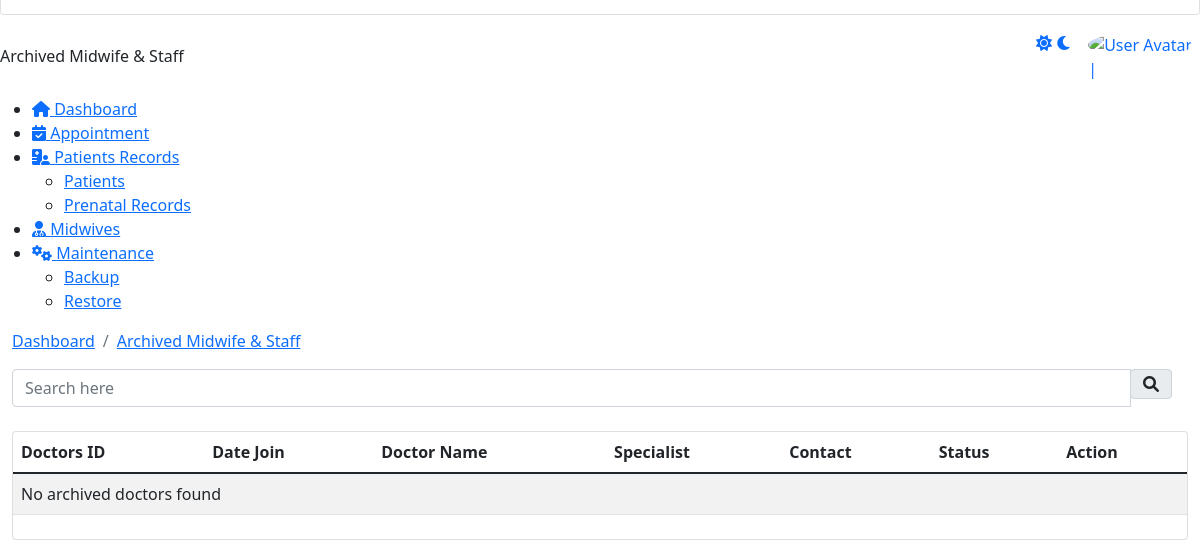
The page /admin/archive_doc.php (lower part) on the database as committed earlier.
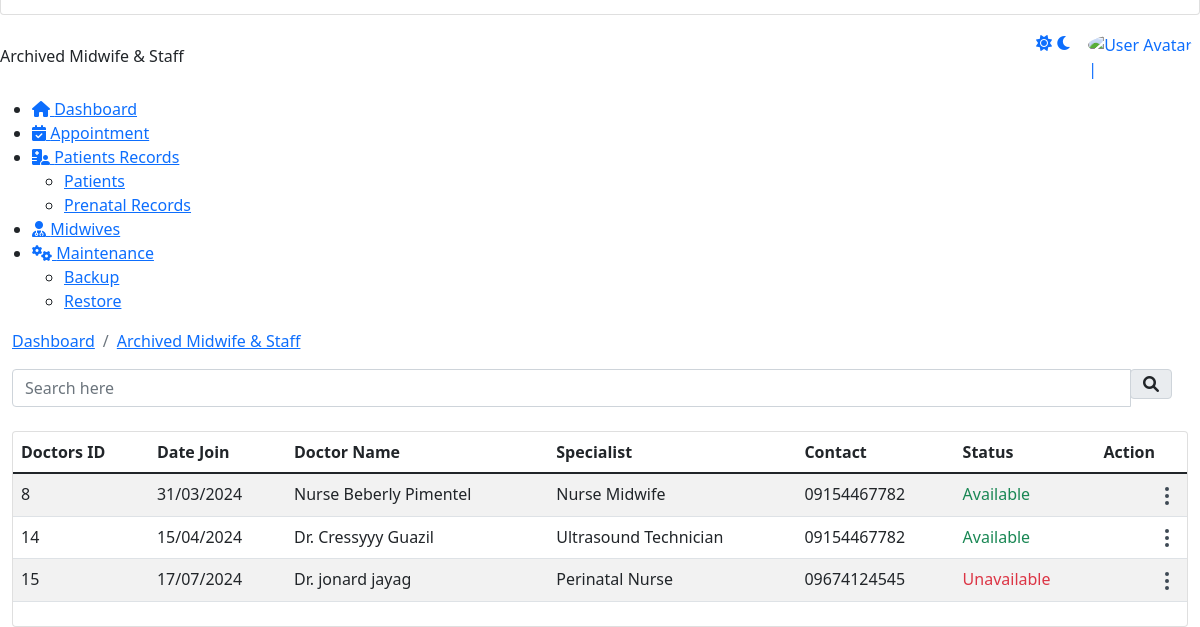
The same page on the database as committed later.
### tables this page shows
CREATE TABLE `archive_doctor` (
  `DoctorID` int(11) NOT NULL,
  `Title` varchar(50) DEFAULT NULL,
  `FirstName` varchar(50) DEFAULT NULL,
  `MiddleName` varchar(50) DEFAULT NULL,
  `LastName` varchar(50) DEFAULT NULL,
  `DateOfBirth` date DEFAULT NULL,
  `Age` int(11) DEFAULT NULL,
  `Gender` varchar(10) DEFAULT NULL,
  `Address` text DEFAULT NULL,
  `Mobile` varchar(15) DEFAULT NULL,
  `Email` varchar(100) DEFAULT NULL,
  `Specialization` varchar(100) DEFAULT NULL,
  `Status` varchar(20) DEFAULT NULL,
  `JoinDate` date DEFAULT NULL,
  `File` varchar(255) DEFAULT NULL,
  PRIMARY KEY (`DoctorID`)
);

### admin/archive_doc.php (the view, shortened to what the changed rows need)
<!DOCTYPE html>
<html lang="en">
<head>
    <link href="https://eres.dexignzone.com/codeigniter/demo/public/assets/vendor/datatables/css/jquery.dataTables.min.css" rel="stylesheet" type="text/css"/>
    <link href="https://eres.dexignzone.com/codeigniter/demo/public/assets/vendor/bootstrap-select/dist/css/bootstrap-select.min.css" rel="stylesheet" type="text/css"/>
    <link class="main-css" href="https://eres.dexignzone.com/codeigniter/demo/public/assets/css/style.css" rel="stylesheet" type="text/css"/>
    <link rel="stylesheet" href="https://cdnjs.cloudflare.com/ajax/libs/font-awesome/6.5.1/css/all.min.css" />
    <link href="https://eres.dexignzone.com/codeigniter/demo/public/assets/vendor/owl-carousel/owl.carousel.css" rel="stylesheet" type="text/css"/>
    <link href="https://eres.dexignzone.com/codeigniter/demo/public/assets/vendor/clockpicker/css/bootstrap-clockpicker.min.css" rel="stylesheet" type="text/css"/>
    <link href="https://eres.dexignzone.com/codeigniter/demo/public/assets/vendor/bootstrap-datetimepicker/css/bootstrap-datetimepicker.min.css" rel="stylesheet" type="text/css"/>
    <link href="https://eres.dexignzone.com/codeigniter/demo/public/assets/vendor/bootstrap-datetimepicker-master/css/bootstrap-datetimepicker.min.css" rel="stylesheet" type="text/css"/>
</head>
<body>
    <div id="main-wrapper">
                        <?php include './template/header2.php'; ?>
        <?php include './template/sidebar.php'; ?>
        <div class="content-body">
            <div class="container-fluid">
                <?php
                include('./connection/conn.php');
                $query = "SELECT * FROM archive_doctor";
                $result = mysqli_query($conn, $query);
                ?>
                <div class="row">
                    <div class="col-xl-12">
                        <div class="card">
                            <div class="card-body p-0">
                                <div class="table-responsive">
                                    <table id="example5" class="table table-striped patient-list mb-4 dataTablesCard fs-14">
                                        <thead>
                                            <tr>
                                                <th>Doctors ID</th>
                                                <th>Date Join</th>
                                                <th>Doctor Name</th>
                                                <th>Specialist</th>
                                                <th>Contact</th>
                                                <th>Status</th>
                                                <th>Action</th>
                                            </tr>
                                        </thead>
                                        <tbody>
                                        <?php
                                        if (mysqli_num_rows($result) > 0) {
                                            while ($row = mysqli_fetch_assoc($result)) {
                                                echo "<tr>";
                                                echo '<td>' . $row['DoctorID'] . '</td>';
                                                echo '<td>' . date('d/m/Y', strtotime($row['JoinDate'])) . '</td>';
                                                echo '<td>' . $row['Title'] . ' ' . $row['FirstName'] . ' ' . $row['LastName'] . '</td>';
                                                echo '<td>' . $row['Specialization'] . '</td>';
                                                echo '<td>' . $row['Mobile'] . '</td>';
                                                echo '<td>' . getStatusBadge($row['Status']) . '</td>';
                                                echo '<td>
                                                        <div class="d-flex align-items-center">
                                                            <div class="dropdown ms-auto c-pointer text-end">
                                                                <div class="btn-link" data-bs-toggle="dropdown">
                                                                    <svg width="24" height="24" viewBox="0 0 24 24" fill="none" xmlns="http://www.w3.org/2000/svg">
                                                                        <path d="M12 11C11.4477 11 11 11.4477 11 12C11 12.5523 11.4477 13 12 13C12.5523 13 13 12.5523 13 12C13 11.4477 12.5523 11 12 11Z" stroke="#3E4954" stroke-width="2" stroke-linecap="round" stroke-linejoin="round"/>
                                                                        <path d="M12 18C11.4477 18 11 18.4477 11 19C11 19.5523 11.4477 20 12 20C12.5523 20 13 19.5523 13 19C13 18.4477 12.5523 18 12 18Z" stroke="#3E4954" stroke-width="2" stroke-linecap="round" stroke-linejoin="round"/>
                                                                        <path d="M12 4C11.4477 4 11 4.44772 11 5C11 5.55228 11.4477 6 12 6C12.5523 6 13 5.55228 13 5C13 4.44772 12.5523 4 12 4Z" stroke="#3E4954" stroke-width="2" stroke-linecap="round" stroke-linejoin="round"/>
                                                                    </svg>
                                                                </div>
                                                                <div class="dropdown-menu dropdown-right">
                                                                    <a class="dropdown-item" href="javascript:void(0);" onclick="restoreDoctor(' . $row['DoctorID'] . ')">Restore</a>
                                                                    <a class="dropdown-item" href="javascript:void(0);" onclick="deleteDoctor(' . $row['DoctorID'] . ')">Delete Permanently</a>
                                                                </div>
                                                            </div>
                                                        </div>
                                                    </td>';
                                                echo '</tr>';
                                            }
                                        } else {
                                            echo "<tr><td colspan='7'>No archived doctors found</td></tr>";
                                        }
                                        ?>
                                        </tbody>
                                    </table>
                                </div>
                            </div>
                        </div>
                    </div>
                </div>
                <?php
                function getStatusBadge($status) {
                    if ($status == 'Unavailable') {
                        return "<span class='text-danger font-w600'>Unavailable</span>";
                    } elseif ($status == 'Available') {
                        return "<span class='text-success font-w600'>Available</span>";
                    } elseif ($status == 'Resigned') {
                        return "<span class='text-warning font-w600'>Resigned</span>";
                    } else {
                        return "<span class='font-w600'>" . $status . "</span>";
                    }
                }
                ?>
            </div>
        </div>
    </body>
</html>

Rows that differ between the two databases and show on the page:
added archive_doctor: DoctorID "8", JoinDate "31/03/2024", Title "Nurse", FirstName "Beberly", LastName "Pimentel", Specialization "Nurse Midwife", Mobile "09154467782", Status "Available"
added archive_doctor: DoctorID "14", JoinDate "15/04/2024", Title "Dr.", FirstName "Cressyyy", LastName "Guazil", Specialization "Ultrasound Technician", Mobile "09154467782", Status "Available"
added archive_doctor: DoctorID "15", JoinDate "17/07/2024", Title "Dr.", FirstName "jonard", LastName "jayag", Specialization "Perinatal Nurse", Mobile "09674124545", Status "Unavailable"
Other text that changed with them:
text no longer shown: "No archived doctors found"
